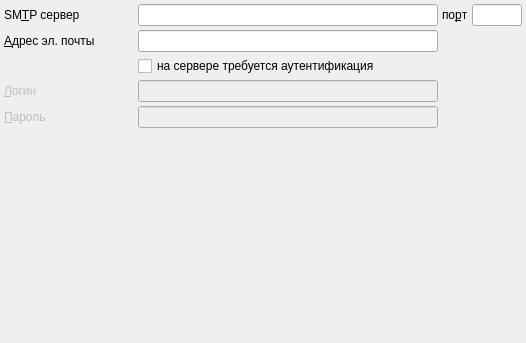
     <widget class="QWidget" name="tabEmail">
      <attribute name="title">
       <string>e-mail</string>
      </attribute>
      <layout class="QGridLayout">
       <property name="margin">
        <number>4</number>
       </property>
       <property name="spacing">
        <number>4</number>
       </property>
       <item row="0" column="0">
        <widget class="QLabel" name="lblSMTPServer">
         <property name="sizePolicy">
          <sizepolicy hsizetype="Maximum" vsizetype="Preferred">
           <horstretch>0</horstretch>
           <verstretch>0</verstretch>
          </sizepolicy>
         </property>
         <property name="minimumSize">
          <size>
           <width>130</width>
           <height>0</height>
          </size>
         </property>
         <property name="text">
          <string>SM&amp;TP сервер</string>
         </property>
         <property name="buddy">
          <cstring>edtSMTPServer</cstring>
         </property>
        </widget>
       </item>
       <item row="0" column="1">
        <widget class="QLineEdit" name="edtSMTPServer">
         <property name="minimumSize">
          <size>
           <width>300</width>
           <height>0</height>
          </size>
         </property>
        </widget>
       </item>
       <item row="0" column="2">
        <widget class="QLabel" name="lblSMTPPort">
         <property name="text">
          <string>по&amp;рт</string>
         </property>
         <property name="buddy">
          <cstring>edtSMTPPort</cstring>
         </property>
        </widget>
       </item>
       <item row="0" column="3">
        <widget class="QLineEdit" name="edtSMTPPort">
         <property name="minimumSize">
          <size>
           <width>30</width>
           <height>0</height>
          </size>
         </property>
         <property name="maximumSize">
          <size>
           <width>50</width>
           <height>16777215</height>
          </size>
         </property>
         <property name="inputMask">
          <string/>
         </property>
         <property name="maxLength">
          <number>6</number>
         </property>
        </widget>
       </item>
       <item row="1" column="0">
        <widget class="QLabel" name="lblMailAddress">
         <property name="sizePolicy">
          <sizepolicy hsizetype="Maximum" vsizetype="Preferred">
           <horstretch>0</horstretch>
           <verstretch>0</verstretch>
          </sizepolicy>
         </property>
         <property name="minimumSize">
          <size>
           <width>130</width>
           <height>0</height>
          </size>
         </property>
         <property name="text">
          <string>&amp;Адрес эл. почты</string>
         </property>
         <property name="buddy">
          <cstring>edtMailAddress</cstring>
         </property>
        </widget>
       </item>
       <item row="1" column="1">
        <widget class="QLineEdit" name="edtMailAddress">
         <property name="minimumSize">
          <size>
           <width>300</width>
           <height>0</height>
          </size>
         </property>
        </widget>
       </item>
       <item row="2" column="1">
        <widget class="QCheckBox" name="chkSMTPAuthentification">
         <property name="text">
          <string>на сервере требуется аутентификация</string>
         </property>
        </widget>
       </item>
       <item row="3" column="0">
        <widget class="QLabel" name="lblSMTPLogin">
         <property name="enabled">
          <bool>false</bool>
         </property>
         <property name="sizePolicy">
          <sizepolicy hsizetype="Maximum" vsizetype="Preferred">
           <horstretch>0</horstretch>
           <verstretch>0</verstretch>
          </sizepolicy>
         </property>
         <property name="minimumSize">
          <size>
           <width>130</width>
           <height>0</height>
          </size>
         </property>
         <property name="text">
          <string>&amp;Логин</string>
         </property>
         <property name="buddy">
          <cstring>edtSMTPLogin</cstring>
         </property>
        </widget>
       </item>
       <item row="3" column="1">
        <widget class="QLineEdit" name="edtSMTPLogin">
         <property name="enabled">
          <bool>false</bool>
         </property>
         <property name="minimumSize">
          <size>
           <width>300</width>
           <height>0</height>
          </size>
         </property>
        </widget>
       </item>
       <item row="4" column="0">
        <widget class="QLabel" name="lblSMTPPassword">
         <property name="enabled">
          <bool>false</bool>
         </property>
         <property name="sizePolicy">
          <sizepolicy hsizetype="Maximum" vsizetype="Preferred">
           <horstretch>0</horstretch>
           <verstretch>0</verstretch>
          </sizepolicy>
         </property>
         <property name="minimumSize">
          <size>
           <width>130</width>
           <height>0</height>
          </size>
         </property>
         <property name="text">
          <string>&amp;Пароль</string>
         </property>
         <property name="buddy">
          <cstring>edtSMTPPassword</cstring>
         </property>
        </widget>
       </item>
       <item row="4" column="1">
        <widget class="QLineEdit" name="edtSMTPPassword">
         <property name="enabled">
          <bool>false</bool>
         </property>
         <property name="minimumSize">
          <size>
           <width>300</width>
           <height>0</height>
          </size>
         </property>
         <property name="echoMode">
          <enum>QLineEdit::Password</enum>
         </property>
        </widget>
       </item>
       <item row="5" column="0">
        <spacer>
         <property name="orientation">
          <enum>Qt::Vertical</enum>
         </property>
         <property name="sizeHint" stdset="0">
          <size>
           <width>20</width>
           <height>211</height>
          </size>
         </property>
        </spacer>
       </item>
      </layout>
     </widget>
